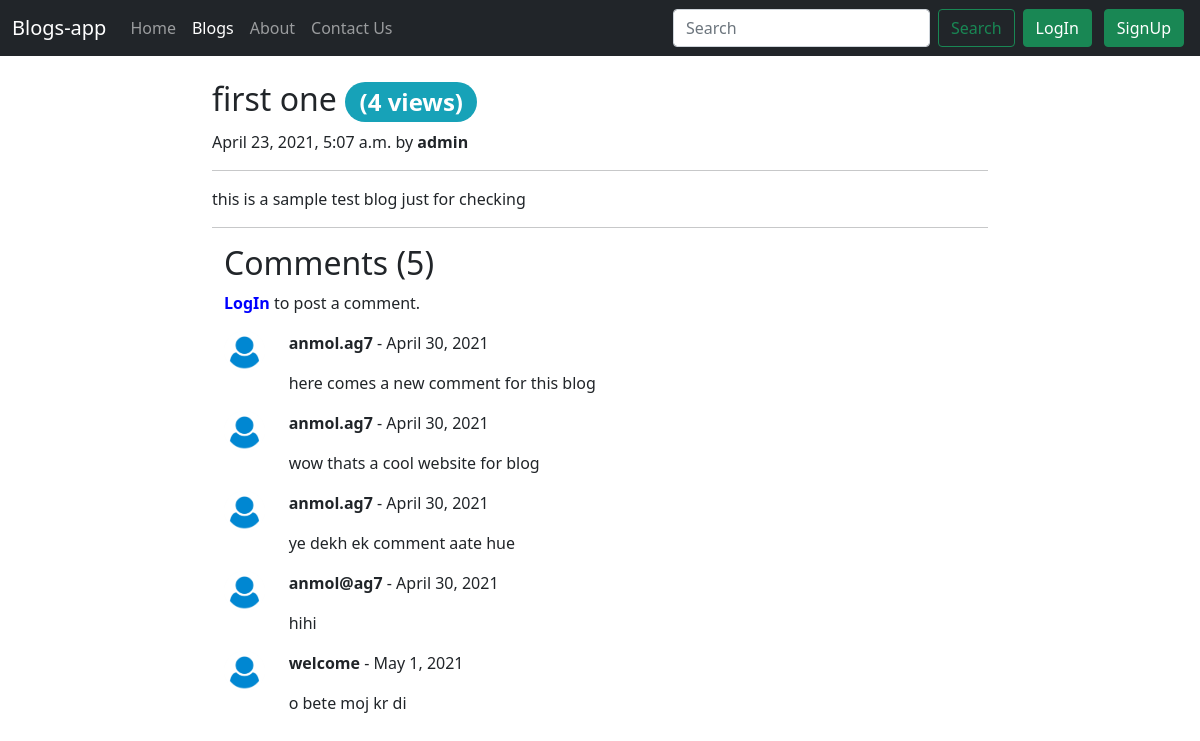
/blog/blogPost/first-one, run on the app's committed database.
### blogApp/models.py (models this page shows, shortened)
class Post(models.Model):
    sno = models.AutoField(primary_key=True)
    author = models.CharField(max_length=50)
    title = models.CharField(max_length=50)
    views = models.IntegerField(default=0)
    slug = models.CharField(max_length=130)
    content = models.TextField(max_length=600)
    timestamp = models.DateTimeField(blank=True, auto_now_add=True)

class  BlogComment(models.Model) :
    sno = models.AutoField(primary_key=True)
    comment = models.TextField()
    user = models.ForeignKey(User, on_delete=models.CASCADE)
    post = models.ForeignKey(Post, on_delete=models.CASCADE)
    parent = models.ForeignKey('self', on_delete=models.CASCADE, null=True)
    timestamp = models.DateField(default=now)

### blogApp/views.py (the view)
# urls.py: path('blogPost/<str:slug>', views.blogPost, name='blogPost'),
def blogPost(request,slug):
    post = Post.objects.filter(slug=slug).first()
    post.views= post.views +1
    post.save()
    comment = BlogComment.objects.filter(post=post)
    context = {"post":post, "comments":comment, "user":request.user}
    return render(request, 'blogHome/blogPost.html',context)

### templates/blogHome/blogPost.html (shortened to what this page needs)
{% extends 'base.html' %}
{% block activate_Blogs%} active {% endblock activate_Blogs%}
{% block body %}
<div class="container my-4 col-md-8">
      <article class="blog-post">
        <h2 class="blog-post-title">{{post.title}} <span class="badge badge-pill badge-info">({{post.views}} views)</span></h2>
        <p class="blog-post-meta">{{post.timestamp}} by <strong>{{post.author}}</strong></p>
        <hr>
        <p>{{post.content|safe}}
        </p>
        <hr>
      <div class="container" >
        <h2  class="mb-2">Comments ({{comments.count}})</h2>
        {% if user.is_authenticated %}
          <form method='post' action='/blog/postComment'>
          {% csrf_token %}
          <div class="input-group mb-3">
            <input type="textarea" class="form-control" name="commentkr" id="commentkr"  placeholder="Post a comment" aria-label="Comment here" aria-describedby="button-addon2">
            <input type="hidden" name="postSno" value="{{post.sno}}">
            <button class="btn btn-info {% if "commentkr" == None %}{% block disabled %}{% endblock disabled %}{% endif %} "  type="submit" id="button-addon2">Comment </button>
          </div>
          </form>
          {% else %}
          <p><a type="button" style="color:blue" data-bs-toggle="modal" data-bs-target="#login"> <strong>LogIn</strong></a> to post a comment.</p>
        {% endif %}
        <div class="row my-3">
        {% for comment in comments %}
          <div class="col-md-1"><img src="/static/img/admin.png" class="rounded float-start w-100" alt="user"></div>
          <div class="col-md-11">
          <p><b>{{comment.user}}</b> - {{comment.timestamp}}</p>
          <div><p>{{comment.comment}}</p></div>
          </div>
        {% endfor %}
        </div>
      </div>
    </div>
{% endblock body %}

### templates/base.html (shortened to what this page needs)
<!doctype html>
<html lang="en">
  <head>
    <link href="https://cdn.jsdelivr.net/npm/bootstrap@5.0.0-beta2/dist/css/bootstrap.min.css" rel="stylesheet">
  </head>
  <body>
    <nav class="navbar navbar-expand-lg navbar-dark bg-dark">
  <div class="container-fluid">
    <a class="navbar-brand" href="/">Blogs-app</a>
    <div class="collapse navbar-collapse" id="navbarSupportedContent">
      <ul class="navbar-nav me-auto mb-2 mb-lg-0">
        <li class="nav-item">
          <a class="nav-link {% block activate_home %}{% endblock activate_home%}" aria-current="page" href="/">Home</a>
        </li>
        <li class="nav-item">
          <a class="nav-link {% block activate_Blogs %}{% endblock activate_Blogs %}" href="/blog">Blogs</a>
        </li>
        <li class="nav-item">
          <a class="nav-link {% block activate_about%}{% endblock activate_about%}" href="/about">About</a>
        </li>
         <li class="nav-item">
          <a class="nav-link {% block activate_contactus%}{% endblock activate_contactus%}" href="/contactus">Contact Us</a>
        </li>
      </ul>
      <form class="d-flex mr-2" method="get" action="/search">
        <input class="form-control me-2"  name="query" id="query" type="search" placeholder="Search" aria-label="Search">
        <button class="btn btn-outline-success" type="submit">Search</button>
      </form>
{% if user.is_authenticated %}
{% comment %} <a href="/logout" role="button" class="btn btn-success mx-1" >Logout</a> {% endcomment %}
<ul class="navbar-nav mr-2">
<li class="nav-item dropdown">
          <a class="nav-link dropdown-toggle" href="#" id="navbarDropdown" role="button" data-bs-toggle="dropdown" aria-expanded="false">
            WELCOME  <b>{{user.username}}</b>
          </a>
          <ul class="dropdown-menu" aria-labelledby="navbarDropdown">
            <li><a class="dropdown-item" href="/user_profile">My profile</a></li>
            <li><a class="dropdown-item" href="/edit_profile">Edit profile</a></li>
            <li><a class="dropdown-item" href="/user_blogs">My blogs</a></li>
            <li><a class="dropdown-item" href="/blog/addPost">Write blog</a></li>
            <li><hr class="dropdown-divider"></li>
            <li><a class="dropdown-item" href="/logout">LogOut</a></li>
          </ul>
        </li>
</ul>
{% else %}
<button type="button" class="btn btn-success mx-2" data-bs-toggle="modal" data-bs-target="#login">
  LogIn
</button>
<button type="button" class="btn btn-success mx-1" data-bs-toggle="modal" data-bs-target="#signup">
  SignUp
</button>
{% endif %}
    </div>
  </div>
</nav>
{% block body %}
{% endblock body %}
  </body>
</html>

### templates/blogHome/blogPost.html (style rules this page uses)
.badge-pill { padding-right: .6em; padding-left: .6em; border-radius: 10rem; }
.badge-info { color: color: #fff;; background-color: #17a2b8; }

### data on the page
Post: title "first one", views "4", timestamp "April 23, 2021, 5:07 a.m.", author "admin", content "this is a sample test blog just for checking"
BlogComment: user "anmol.ag7", timestamp "April 30, 2021", comment "here comes a new comment for this blog"
BlogComment: user "anmol.ag7", timestamp "April 30, 2021", comment "wow thats a cool website for blog"
BlogComment: user "anmol.ag7", timestamp "April 30, 2021", comment "ye dekh ek comment aate hue"
BlogComment: user "anmol@ag7", timestamp "April 30, 2021", comment "hihi"
BlogComment: user "welcome", timestamp "May 1, 2021", comment "o bete moj kr di"

### other printed values
{{ comments.count }} "5"
